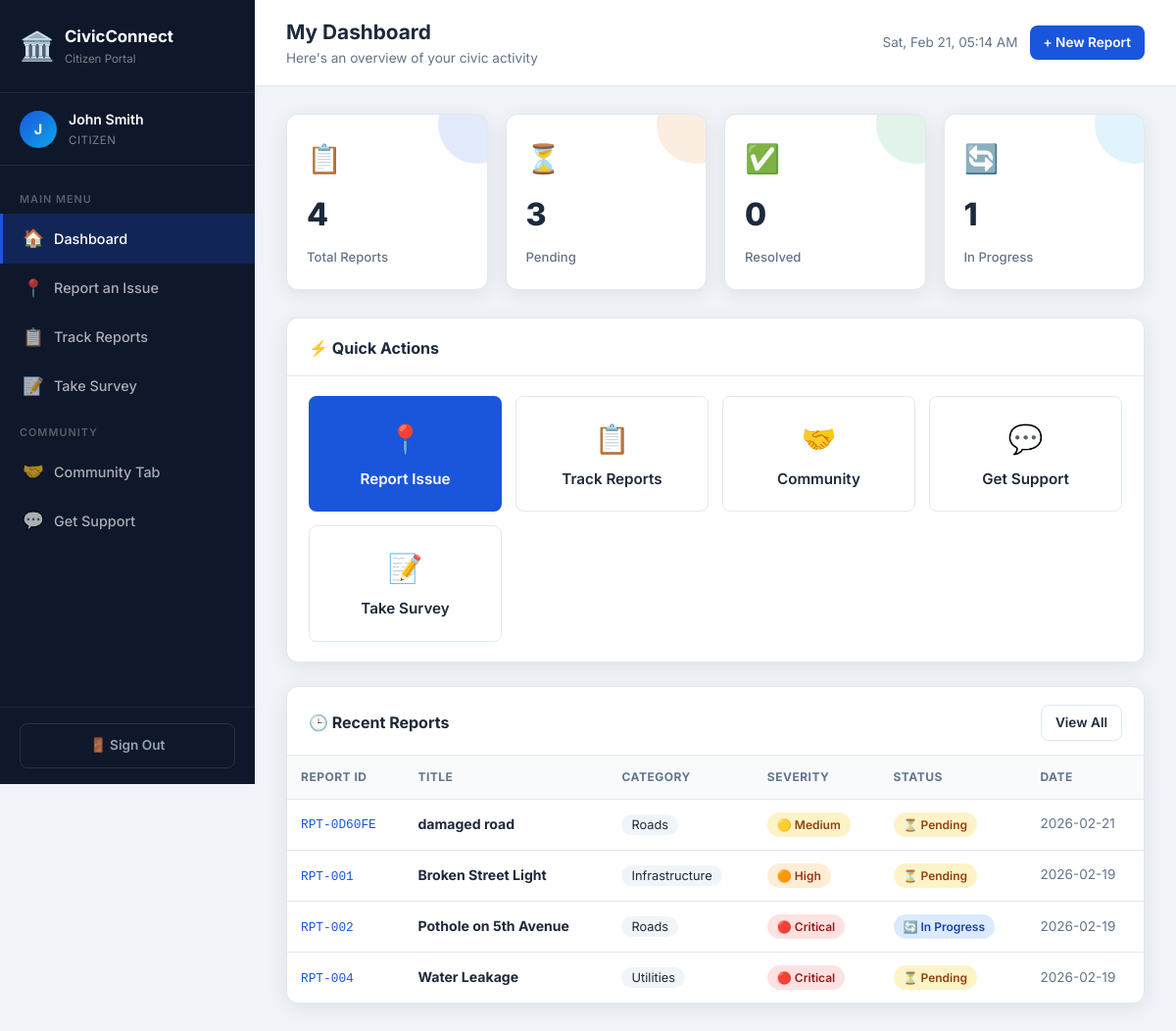
Page /citizen/dashboard (signed in) on the committed database.
### tables this page shows
CREATE TABLE reports (
            id INTEGER PRIMARY KEY AUTOINCREMENT,
            report_id TEXT UNIQUE NOT NULL,
            user_id INTEGER NOT NULL,
            title TEXT NOT NULL,
            category TEXT NOT NULL,
            description TEXT NOT NULL,
            location_address TEXT,
            latitude REAL,
            longitude REAL,
            image_path TEXT,
            status TEXT DEFAULT 'Pending',
            severity TEXT DEFAULT 'Medium',
            admin_notes TEXT,
            label TEXT,
            created_at TIMESTAMP DEFAULT CURRENT_TIMESTAMP,
            updated_at TIMESTAMP DEFAULT CURRENT_TIMESTAMP, image_hash TEXT, source TEXT DEFAULT 'citizen', satellite_confirmed INTEGER DEFAULT 0, satellite_scan_id INTEGER,
            FOREIGN KEY (user_id) REFERENCES users(id)
        );

### app.py (the view)
@app.route('/citizen/dashboard')
@citizen_required
def citizen_dashboard():
    db = get_db()
    reports = db.execute('SELECT * FROM reports WHERE user_id=? ORDER BY created_at DESC LIMIT 5',
                         (session['user_id'],)).fetchall()
    total   = db.execute('SELECT COUNT(*) FROM reports WHERE user_id=?', (session['user_id'],)).fetchone()[0]
    pending = db.execute("SELECT COUNT(*) FROM reports WHERE user_id=? AND status='Pending'", (session['user_id'],)).fetchone()[0]
    resolved= db.execute("SELECT COUNT(*) FROM reports WHERE user_id=? AND status='Resolved'", (session['user_id'],)).fetchone()[0]
    db.close()
    return render_template('citizen/dashboard.html', reports=reports, total=total, pending=pending, resolved=resolved)

### app.py (called while the page is built)
def get_db():
    db = sqlite3.connect('civic_connect.db')
    db.row_factory = sqlite3.Row
    return db

def citizen_required(f):
    @wraps(f)
    def decorated(*args, **kwargs):
        if 'user_id' not in session or session.get('role') != 'citizen':
            return redirect(url_for('login'))
        return f(*args, **kwargs)
    return decorated

### templates/citizen/dashboard.html (shortened to what this page needs)
{% extends "citizen/base_citizen.html" %}
{% block page_title %}My Dashboard{% endblock %}
{% block page_sub %}Here's an overview of your civic activity{% endblock %}
{% block content %}
<div class="stats-grid">
  <div class="stat-card blue"><div class="stat-icon">📋</div><div class="stat-val">{{ total }}</div><div class="stat-label">Total Reports</div></div>
  <div class="stat-card orange"><div class="stat-icon">⏳</div><div class="stat-val">{{ pending }}</div><div class="stat-label">Pending</div></div>
  <div class="stat-card green"><div class="stat-icon">✅</div><div class="stat-val">{{ resolved }}</div><div class="stat-label">Resolved</div></div>
  <div class="stat-card cyan"><div class="stat-icon">🔄</div><div class="stat-val">{{ total - pending - resolved }}</div><div class="stat-label">In Progress</div></div>
</div>
<div class="card mb-6">
  <div class="card-header"><div class="card-title">⚡ Quick Actions</div></div>
  <div class="card-body">
    <div style="display:grid;grid-template-columns:repeat(auto-fit,minmax(180px,1fr));gap:14px">
      <a href="{{ url_for('report_issue') }}" class="btn btn-primary" style="flex-direction:column;gap:6px;padding:20px"><span style="font-size:1.8rem">📍</span><span>Report Issue</span></a>
      <a href="{{ url_for('track_reports') }}" class="btn btn-outline" style="flex-direction:column;gap:6px;padding:20px"><span style="font-size:1.8rem">📋</span><span>Track Reports</span></a>
      <a href="{{ url_for('community') }}" class="btn btn-outline" style="flex-direction:column;gap:6px;padding:20px"><span style="font-size:1.8rem">🤝</span><span>Community</span></a>
      <a href="{{ url_for('get_support') }}" class="btn btn-outline" style="flex-direction:column;gap:6px;padding:20px"><span style="font-size:1.8rem">💬</span><span>Get Support</span></a>
      <a href="{{ url_for('survey') }}" class="btn btn-outline" style="flex-direction:column;gap:6px;padding:20px"><span style="font-size:1.8rem">📝</span><span>Take Survey</span></a>
    </div>
  </div>
</div>
<div class="card">
  <div class="card-header"><div class="card-title">🕒 Recent Reports</div><a href="{{ url_for('track_reports') }}" class="btn btn-outline btn-sm">View All</a></div>
  <div class="card-body" style="padding:0">
    {% if reports %}
    <div class="table-wrap">
      <table>
        <thead><tr><th>Report ID</th><th>Title</th><th>Category</th><th>Severity</th><th>Status</th><th>Date</th></tr></thead>
        <tbody>
          {% for r in reports %}
          <tr>
            <td><code style="font-size:.8rem;color:#1a56db">{{ r['report_id'] }}</code></td>
            <td><strong>{{ r['title'] }}</strong></td>
            <td><span style="background:#f1f5f9;padding:3px 10px;border-radius:99px;font-size:.8rem">{{ r['category'] }}</span></td>
            <td>{% set sev=r['severity'] %}<span class="badge badge-{{ sev.lower() }}">{% if sev=='Critical' %}🔴{% elif sev=='High' %}🟠{% elif sev=='Medium' %}🟡{% else %}🟢{% endif %} {{ sev }}</span></td>
            <td>{% set st=r['status'] %}<span class="badge badge-{{ 'progress' if st=='In Progress' else st.lower() }}">{% if st=='Pending' %}⏳{% elif st=='In Progress' %}🔄{% elif st=='Resolved' %}✅{% else %}❌{% endif %} {{ st }}</span></td>
            <td class="text-muted text-sm">{{ r['created_at'][:10] }}</td>
          </tr>
          {% endfor %}
        </tbody>
      </table>
    </div>
    {% endif %}
  </div>
</div>
{% endblock %}

### static/css/style.css (style rules this page uses)
:root { --primary: #1a56db; --primary-d: #1340b0; --accent: #0ea5e9; --success: #16a34a; --warning: #d97706; --danger: #dc2626; --info: #0891b2; --bg: #f0f4f8; --sidebar: #0f172a; --sidebar-w: 260px; --card: #ffffff; --text: #1e293b; --text-muted:#64748b; --border: #e2e8f0; --radius: 12px; --shadow: 0 4px 20px rgba(0,0,0,.08); --transition:.25s ease; }
* { box-sizing: border-box; margin: 0; padding: 0; }
body { font-family: 'Inter', 'Segoe UI', system-ui, sans-serif; background: var(--bg); color: var(--text); line-height: 1.6; }
.btn { display: inline-flex; align-items: center; justify-content: center; gap: 8px; padding: 11px 22px; border-radius: 8px; border: none; cursor: pointer; font-weight: 600; font-size: .95rem; transition: var(--transition); text-decoration: none; }
.btn-primary { background: var(--primary); color: #fff; }
.btn-outline { background: transparent; border: 1.5px solid var(--border); color: var(--text); }
.btn-sm { padding: 7px 14px; font-size: .85rem; }
.card { background: var(--card); border-radius: var(--radius); box-shadow: var(--shadow); border: 1px solid var(--border); }
.card-header { padding: 18px 22px 14px; border-bottom: 1px solid var(--border); display: flex; align-items: center; justify-content: space-between; }
.card-title { font-size: 1rem; font-weight: 700; display: flex; align-items: center; gap: 8px; }
.card-body { padding: 20px 22px; }
.stats-grid { display: grid; grid-template-columns: repeat(auto-fit, minmax(160px, 1fr)); gap: 18px; margin-bottom: 28px; }
.stat-card { background: var(--card); border-radius: var(--radius); padding: 22px 20px; box-shadow: var(--shadow); border: 1px solid var(--border); display: flex; flex-direction: column; gap: 8px; position: relative; overflow: hidden; }
.stat-card::after { content: ''; position: absolute; top: 0; right: 0; width: 80px; height: 80px; border-radius: 50%; transform: translate(30px,-30px); }
.stat-card.blue::after { background: rgba(26,86,219,.12); }
.stat-card.green::after { background: rgba(22,163,74,.12); }
.stat-card.orange::after { background: rgba(217,119,6,.12); }
.stat-card.cyan::after { background: rgba(14,165,233,.12); }
.stat-icon { font-size: 1.8rem; }
.stat-val { font-size: 2rem; font-weight: 800; }
.stat-label { font-size: .82rem; color: var(--text-muted); font-weight: 500; }
.badge { display: inline-flex; align-items: center; padding: 3px 10px; border-radius: 99px; font-size: .75rem; font-weight: 600; gap: 4px; }
.badge-pending { background: #fef3c7; color: #92400e; }
.badge-progress { background: #dbeafe; color: #1e40af; }
.badge-critical { background: #fee2e2; color: #991b1b; }
.badge-high { background: #ffedd5; color: #9a3412; }
.badge-medium { background: #fef3c7; color: #92400e; }
.table-wrap { overflow-x: auto; }
table { width: 100%; border-collapse: collapse; font-size: .88rem; }
thead th { padding: 12px 14px; text-align: left; font-size: .75rem; text-transform: uppercase; letter-spacing: .5px; color: var(--text-muted); border-bottom: 1px solid var(--border); background: #f8fafc; }
tbody td { padding: 13px 14px; border-bottom: 1px solid var(--border); vertical-align: middle; }
tbody tr:last-child td { border-bottom: none; }
.mb-6 { margin-bottom: 24px; }
.text-muted { color: var(--text-muted); }
.text-sm { font-size: .85rem; }

### rows in the picture
reports: report_id "RPT-0D60FE", title "damaged road", category "Roads", severity "Medium", status "Pending", created_at "2026-02-21"
reports: report_id "RPT-001", title "Broken Street Light", category "Infrastructure", severity "High", status "Pending", created_at "2026-02-19"
reports: report_id "RPT-002", title "Pothole on 5th Avenue", category "Roads", severity "Critical", status "In Progress", created_at "2026-02-19"
reports: report_id "RPT-004", title "Water Leakage", category "Utilities", severity "Critical", status "Pending", created_at "2026-02-19"

### other values in the picture
{{ session.full_name[0].upper() if session.full_name else 'C' }} "J"
{{ session.full_name or session.username }} "John Smith"
{{ total }} "4"
{{ pending }} "3"
{{ resolved }} "0"
{{ total - pending - resolved }} "1"
